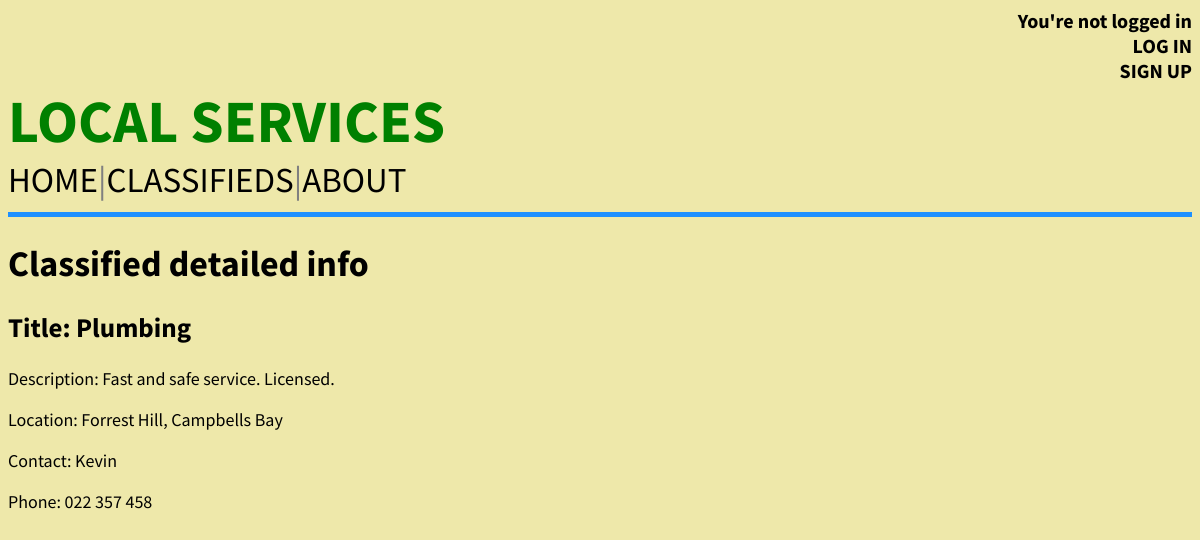
Page /classified/3/ on the committed database.
### LocalServicesBoard/models.py (models this page shows, shortened)
class Classified (models.Model):
    title = models.CharField(max_length=100)
    body = models.TextField(max_length=300)
    area = models.TextField(max_length=50)
    author = models.ForeignKey(settings.AUTH_USER_MODEL, on_delete=models.CASCADE)
    phone = models.CharField (max_length=30, default="")
    date = models.DateTimeField(default=datetime.now, blank=True)

### LocalServicesBoard/views.py (the view)
# urls.py: path("classified/<int:pk>/", ClassifiedDetailsView.as_view(), name = "classified_detail"),
class ClassifiedDetailsView(DetailView):
    model = Classified
    template_name = "classified_detail.html"

### templates/classified_detail.html (shortened to what this page needs)
{% extends "base.html" %}
{% block content %}
  <div class="tour-entry">
    <h1> Classified detailed info </h1>
    <h2>Title: {{ classified.title }}</h2>
    <p>Description: {{ classified.body }}</p>
    <p>Location: {{ classified.area }}</p>
    <p>Contact: {{classified.author.first_name}}</p>
    <p>Phone: {{classified.phone}}</p>
  </div>
{% endblock content %}

### static/css/base.css (style rules this page uses)
body { font-family: 'Source Sans Pro', sans-serif; font-size: 18px; text-decoration: none; }
.tour-entry h2 { color: black; text-decoration: none; }
p { color: black; }
h1 { font-weight: bold; }

### rows in the picture
Classified: title "Plumbing", body "Fast and safe service. Licensed.", area "Forrest Hill, Campbells Bay", author.first_name "Kevin", phone "022 357 458"
